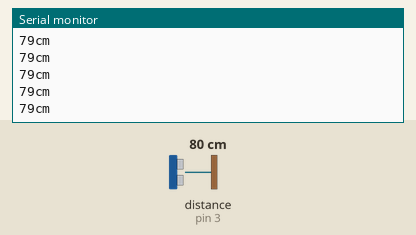
This program was run on a simulated Arduino Mega 2560, built with avr-gcc and run on an emulated ATmega2560. Parts: the last lines printed to the serial monitor. Wiring (inferred from the names in the program): ultrasonic range finder: trigger pin 2; echo pin 3. The inputs (shaded band) are chosen by the test bench; at power-on: distance to the obstacle (sensor on pin 3) 80 cm. The echo pulse lasts 58.3 µs per cm.

Above: at 1.2 s.
1.3 s: distance to the obstacle (sensor on pin 3) set to 2 cm
At 1.38 s:
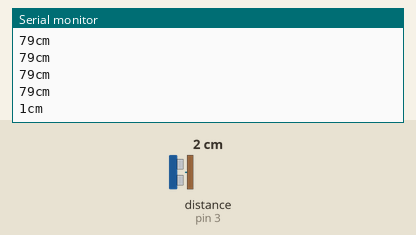
2.8 s: distance to the obstacle (sensor on pin 3) set to 120 cm
At 2.89 s:
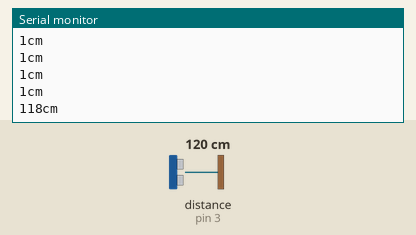
Timing chart, 0 to 5.8 s (numbered marks = the images above; inputs shaded):
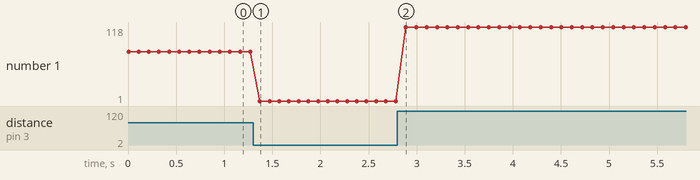

Measured:
- after the input at 1.3 s, the serial monitor: prints a new line after 0.07 s (image 1)
- after the input at 2.8 s, the serial monitor: prints a new line after 0.09 s (image 2)
- plotted number 1: 79 → 1 after the input at 1.3 s, 1 → 118 after the input at 2.8 s

The program:

main.cpp
```cpp
//**************************************************************//
//  Name    : Ultrasonic Distance Sensor
//  Author  : Jose Luis Figueroa
//  Date    : 30 March, 2021
//  Board   : Arduino Mega
//  Version : 1.0
//  Notes   : Measure the distance and print it on the Serial
//          : Monitor
//**************************************************************//
#include <Arduino.h>

//Pins
const uint8_t TRIG_PIN = 2;
const uint8_t ECHO_PIN = 3;

//Variables
const uint8_t trig_delay = 15;

void setup() {
  Serial.begin(9600);
  //I/O configuration
  pinMode(TRIG_PIN, OUTPUT);
  pinMode(ECHO_PIN, INPUT);
}

void loop() {
  uint64_t duration;
  uint32_t distance;

  //Send out a pulse (trigger) to start the measurement
  digitalWrite(TRIG_PIN, LOW);
  delayMicroseconds(10);
  digitalWrite(TRIG_PIN, HIGH);
  delayMicroseconds(trig_delay);
  digitalWrite(TRIG_PIN, LOW);

  //Measure time of pulse on ECHO pin
  duration = pulseIn(ECHO_PIN, HIGH);

  //Convert time to distance
  distance = duration / 58.8;
  Serial.print(distance);
  Serial.println("cm");

  //Wait at least 60ms between measurements(Measurement cycle)
  delay(100);

}
```
